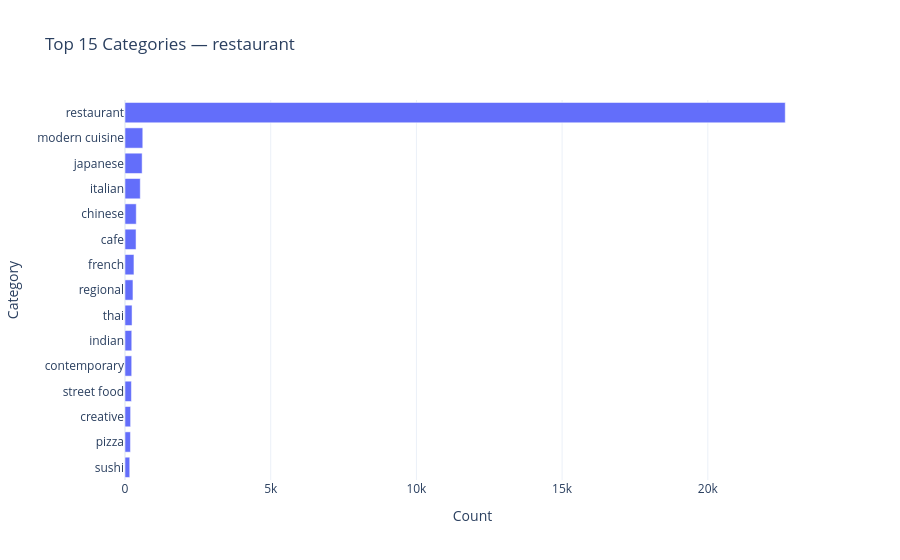
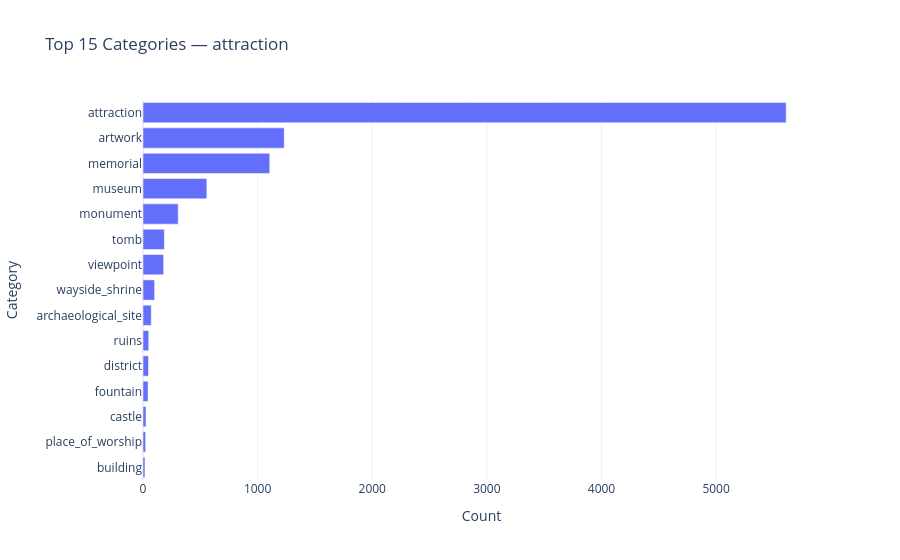
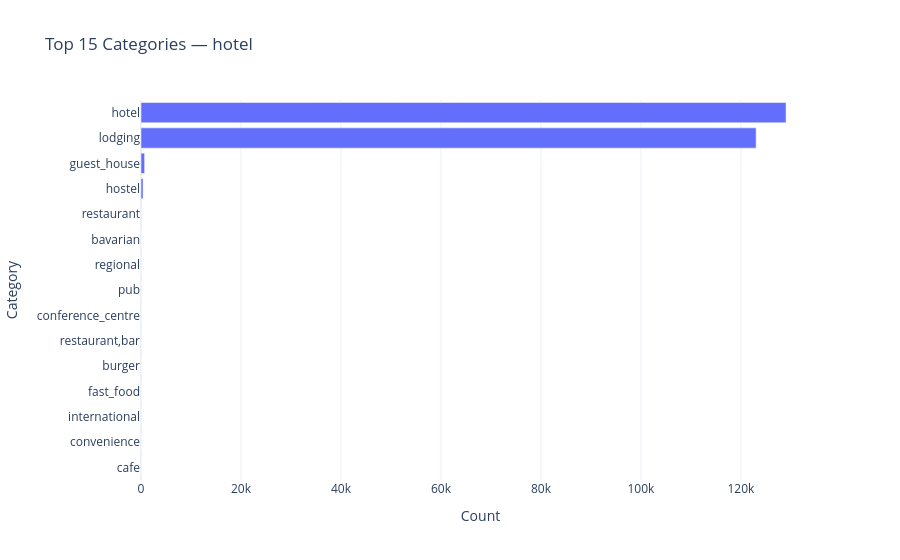

Notebook code cell kept with these figures, in order:
### Code cell
for entity in df_cats["entity_type"].dropna().unique():
    subset = df_cats[df_cats["entity_type"] == entity]
    top = subset["category"].value_counts().head(15)

    fig = px.bar(
        x=top.values,
        y=top.index,
        orientation="h",
        title=f"Top 15 Categories — {entity}",
        labels={"x": "Count", "y": "Category"},
        template=PLOTLY_TEMPLATE,
    )
    fig.update_layout(yaxis=dict(autorange="reversed"))
    fig.show()

### Figure 1 — Plotly figure (JSON) as saved in the notebook; plotly's stock layout.template omitted (floating-point values rounded to 4 significant figures)
{"data": [{"hovertemplate": "Count=%{x}<br>Category=%{y}<extra></extra>", "legendgroup": "", "marker": {"color": "#636efa", "pattern": {"shape": ""}}, "name": "", "orientation": "h", "showlegend": false, "textposition": "auto", "type": "bar", "x": [22657, 610, 588, 524, 386, 379, 307, 273, 242, 232, 230, 220, 192, 187, 163], "xaxis": "x", "y": ["restaurant", "modern cuisine", "japanese", "italian", "chinese", "cafe", "french", "regional", "thai", "indian", "contemporary", "street food", "creative", "pizza", "sushi"], "yaxis": "y"}], "layout": {"barmode": "relative", "legend": {"tracegroupgap": 0}, "title": {"text": "Top 15 Categories — restaurant"}, "xaxis": {"anchor": "y", "domain": [0, 1], "title": {"text": "Count"}}, "yaxis": {"anchor": "x", "autorange": "reversed", "domain": [0, 1], "title": {"text": "Category"}}}}

### Figure 2 — Plotly figure (JSON) as saved in the notebook; plotly's stock layout.template omitted (floating-point values rounded to 4 significant figures)
{"data": [{"hovertemplate": "Count=%{x}<br>Category=%{y}<extra></extra>", "legendgroup": "", "marker": {"color": "#636efa", "pattern": {"shape": ""}}, "name": "", "orientation": "h", "showlegend": false, "textposition": "auto", "type": "bar", "x": [5611, 1232, 1106, 557, 307, 186, 180, 101, 72, 50, 48, 44, 26, 23, 17], "xaxis": "x", "y": ["attraction", "artwork", "memorial", "museum", "monument", "tomb", "viewpoint", "wayside_shrine", "archaeological_site", "ruins", "district", "fountain", "castle", "place_of_worship", "building"], "yaxis": "y"}], "layout": {"barmode": "relative", "legend": {"tracegroupgap": 0}, "title": {"text": "Top 15 Categories — attraction"}, "xaxis": {"anchor": "y", "domain": [0, 1], "title": {"text": "Count"}}, "yaxis": {"anchor": "x", "autorange": "reversed", "domain": [0, 1], "title": {"text": "Category"}}}}

### Figure 3 — Plotly figure (JSON) as saved in the notebook; plotly's stock layout.template omitted (floating-point values rounded to 4 significant figures)
{"data": [{"hovertemplate": "Count=%{x}<br>Category=%{y}<extra></extra>", "legendgroup": "", "marker": {"color": "#636efa", "pattern": {"shape": ""}}, "name": "", "orientation": "h", "showlegend": false, "textposition": "auto", "type": "bar", "x": [129022, 123037, 724, 415, 17, 2, 2, 2, 1, 1, 1, 1, 1, 1, 1], "xaxis": "x", "y": ["hotel", "lodging", "guest_house", "hostel", "restaurant", "bavarian", "regional", "pub", "conference_centre", "restaurant,bar", "burger", "fast_food", "international", "convenience", "cafe"], "yaxis": "y"}], "layout": {"barmode": "relative", "legend": {"tracegroupgap": 0}, "title": {"text": "Top 15 Categories — hotel"}, "xaxis": {"anchor": "y", "domain": [0, 1], "title": {"text": "Count"}}, "yaxis": {"anchor": "x", "autorange": "reversed", "domain": [0, 1], "title": {"text": "Category"}}}}
